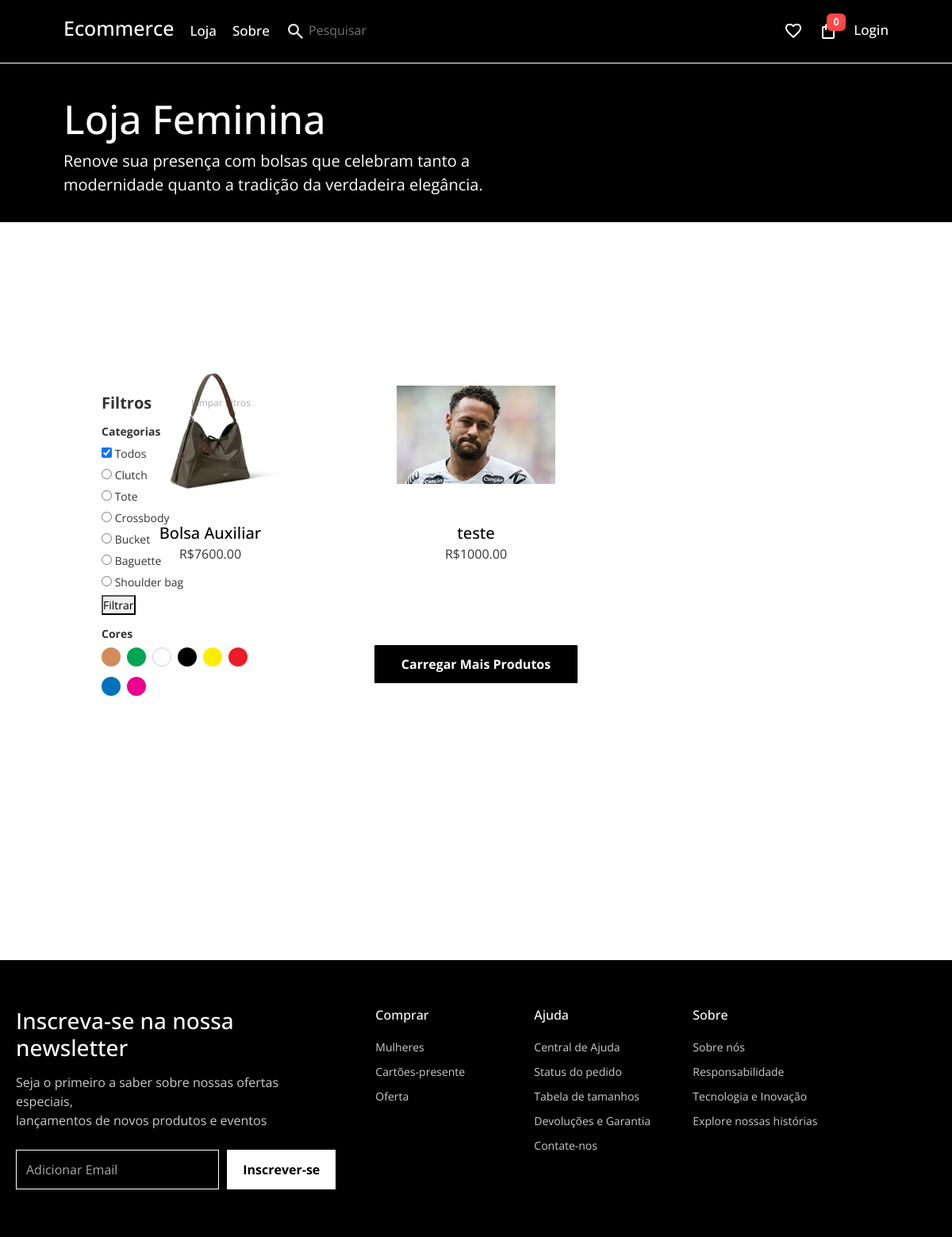
/produtos, run on an earlier commit of the app's database.
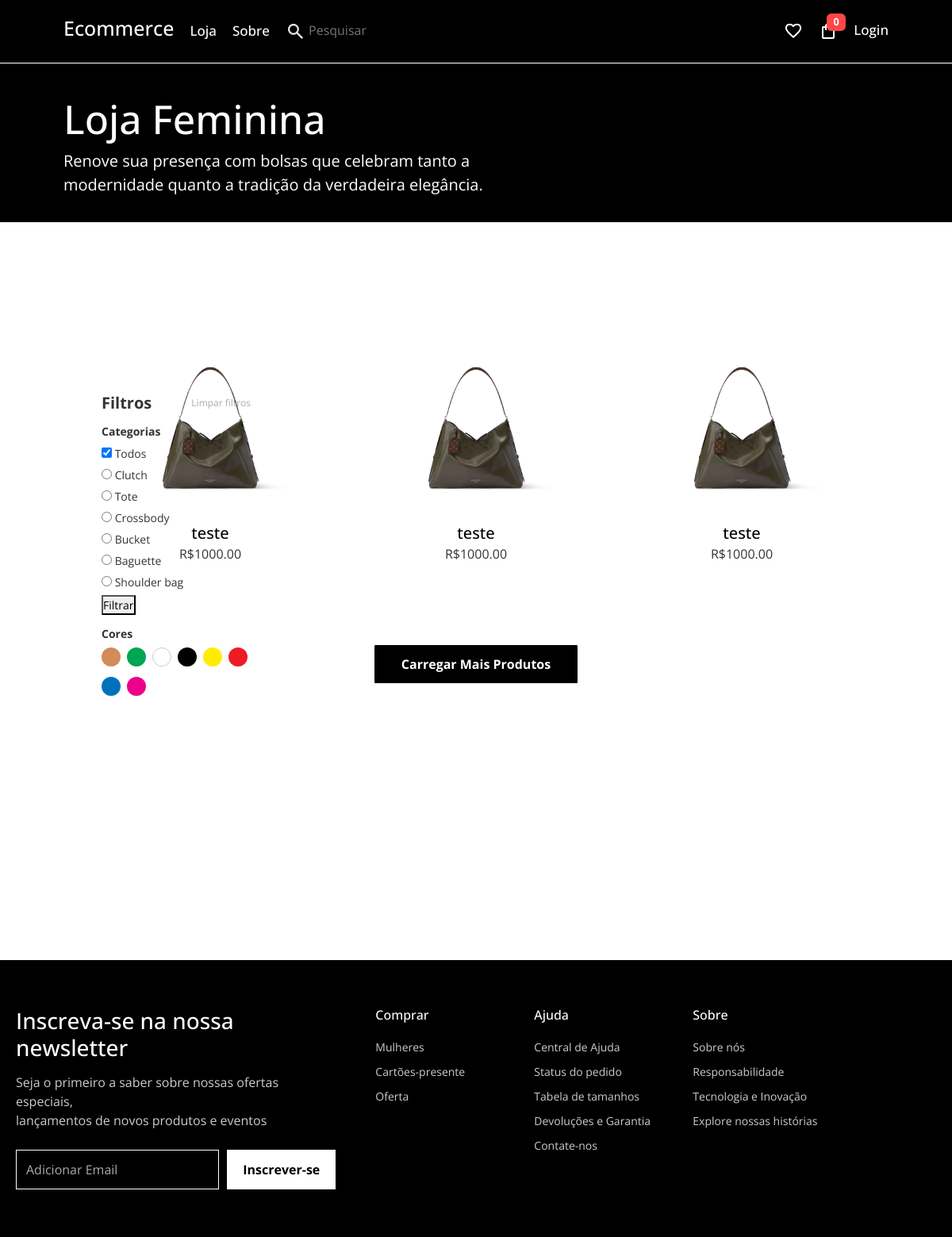
And on a later commit of the database.
### models.py (models this page shows)
class Produto(Base):
    __tablename__ = "produtos"
    id = Column("id_produto", Integer, primary_key = True, nullable = False)
    nome = Column("nome_produto", String(100), nullable = False)
    preco = Column("preco", DECIMAL, nullable = False)
    quantidade = Column("quantidade", Integer, nullable=False)
    categoria = Column("categoria", String(100))
    cor = Column("cor", String(45))
    imagem = Column("imagem", String(100), nullable=False)
    detalhe1 = Column("Detalhe1", String(100))
    detalhe2 = Column("Detalhe2", String(100))
    detalhe3 = Column("Detalhe3", String(100))
    detalhe4 = Column("Detalhe4", String(100))

### controllers.py (the view)
@router.get('/produtos', response_class=HTMLResponse)
async def listar(request: Request, offset: int = 0, limit: int = 6, categoria: str = None, db: Session = Depends(get_db)):
    payload = verificando_token(request)
    if payload:
        return RedirectResponse(url="/me/produtos", status_code=303)
    query = db.query(Produto) # consultar todos os produtos / economizar linha
    if categoria:
        query = query.filter(Produto.categoria == categoria)
    total_produtos = query.count()  # conta quantos produtos existem
    if offset >= total_produtos:
        offset = 0 # restarta offset
    produtos = query.offset(offset).limit(limit).all()
    proximo_offset = offset + limit
    if proximo_offset >= total_produtos:
        proximo_offset = 0
    if produtos:
        return templates.TemplateResponse('loja.html', {
            'request': request,
            'produtos': produtos,
            'categoria': categoria,
            'offset': proximo_offset,  # devolve o offset para o próximo clique
            'limit': limit
        })

### View/templates/loja.html (shortened to what this page needs)
<!DOCTYPE html>
<html lang="en">
<head>
    <link rel="stylesheet" href="{{url_for('static', path='Pasta_css/stytle_loja.css') }}">
    <link href="https://cdn.jsdelivr.net/npm/bootstrap@5.3.8/dist/css/bootstrap.min.css" rel="stylesheet"
>
</head>
<body>
    <main id="main">
        <header id="container_header">
            <div class="inline left-header">
                <a href="/"><h2>Ecommerce</h2></a>
                <a href="/produtos">Loja</a>
                <a href="/sobre">Sobre</a>
                <form action="">
                    <label for="pesquisar"><img class="icones" src="/static/uploads/icons_header/lupa.png" alt=""></label>
                    <input type="text" id="pesquisar" placeholder="Pesquisar">
                </form>
            </div>
            <div class="inline right-header">
                <a href=""><img src="/static/uploads/icons_header/coracao.png" alt=""></a>
                <a href="/meus-pedidos" class="carrinho-icon">
                    <img src="/static/uploads/icons_header/icon_carrinho.png" alt="">
                    <span id="contador-carrinho" class="badge">0</span>
                </a>
                <a href="/login">Login</a>
            </div>
        </header>
        <section id="container">
            <div class="fundo_preto">
                <div class="caixa_fundo_preto">
                    <h2  class="titulo">Loja Feminina</h2>
                    <p class="subtitulo">Renove sua presença com bolsas que celebram tanto a <br> modernidade quanto a tradição da verdadeira elegância.</p>
                </div>
            </div>
            <div class="produtos">
                <div class="categoria">
                    <div class="filtros">
                        <div class="filtros-header">
                            <h3>Filtros</h3>
                            <a href="#" class="limpar">Limpar filtros</a>
                        </div>
                        <div class="filtro-categorias">
                            <h4>Categorias</h4>
                            <form action="/produtos" method="get">
                              <label><input class="transparent" type="checkbox" checked> Todos</label>
                              <label><input type="radio" name="categoria" value="Clutch"> Clutch</label>
                              <label><input type="radio" name="categoria" value="Tote"> Tote</label>
                              <label><input type="radio" name="categoria" value="Crossbody"> Crossbody</label>
                              <label><input type="radio" name="categoria" value="Bucket"> Bucket</label>
                              <label><input type="radio" name="categoria" value="Baguette"> Baguette</label>
                              <label><input type="radio" name="categoria" value="Shoulder bag"> Shoulder bag</label>
                              <button type="submit">Filtrar</button>
                            </form>
                        </div>
                        <div class="filtro-cores">
                            <h4>Cores</h4>
                            <div class="cores">
                                <a href=""><span class="cor" style="background:#d28b59"></span></a>
                                <a href=""><span class="cor" style="background:#00a651"></span></a>
                                <a href=""><span class="cor" style="background:#fff; border:1px solid #ccc"></span></a>
                                <a href=""><span class="cor" style="background:#000"></span></a>
                                <a href=""><span class="cor" style="background:#ffed00"></span></a>
                                <a href=""><span class="cor" style="background:#ed1c24"></span></a>
                                <a href=""><span class="cor" style="background:#0072bc"></span></a>
                                <a href=""><span class="cor" style="background:#ec008c"></span></a>
                            </div>
                        </div>
                    </div>
                    <div class="grid">
                        {%for i in produtos%}
                            <div class="item">
                                <a href="/produto/{{i.id}}">
                                  <img src="/static/uploads/bolsas/{{i.imagem}}" alt="Sem foto">
                                </a>
                                <a href="/produto/{{i.id}}">
                                    <h3>{{i.nome}}</h3>
                                </a>
                                <p>R${{ '%.2f' % i.preco }}</p>
                            </div>
                        {%endfor%}
                    </div>
                    <div class="carregar_produtos">
                        {% if produtos %}
                            <a href="/produtos?offset={{ offset + limit }}&limit={{ limit }}{% if categoria %}&categoria={{ categoria }}{% endif %}" class="button_carregar_produtos">Carregar Mais Produtos</a>
                        {% endif %}
                    </div>
            </div>
        </section>
        <footer class="footer-newsletter">
            <div class="footer-container">
                <div class="newsletter-section">
                    <h2>Inscreva-se na nossa newsletter</h2>
                    <p>Seja o primeiro a saber sobre nossas ofertas especiais,<br>lançamentos de novos produtos e
                        eventos</p>
                    <form class="newsletter-form">
                        <input type="email" placeholder="Adicionar Email" required>
                        <button type="submit">Inscrever-se</button>
                    </form>
                </div>
                <div class="footer-links">
                    <div class="footer-column">
                        <h3>Comprar</h3>
                        <a href="#">Mulheres</a>
                        <a href="#">Cartões-presente</a>
                        <a href="#">Oferta</a>
                    </div>
                    <div class="footer-column">
                        <h3>Ajuda</h3>
                        <a href="#">Central de Ajuda</a>
                        <a href="#">Status do pedido</a>
                        <a href="#">Tabela de tamanhos</a>
                        <a href="#">Devoluções e Garantia</a>
                        <a href="#">Contate-nos</a>
                    </div>
                    <div class="footer-column">
                        <h3>Sobre</h3>
                        <a href="#">Sobre nós</a>
                        <a href="#">Responsabilidade</a>
                        <a href="#">Tecnologia e Inovação</a>
                        <a href="#">Explore nossas histórias</a>
                    </div>
                </div>
            </div>
        </footer>
    </main>
</body>
</html>

### static/Pasta_css/stytle_loja.css (style rules this page uses)
* { margin: 0; padding: 0; font-family: "Open Sans", sans-serif; }
#container_header { position: relative; margin: 0 auto; width: 100%; height: 80px; padding: 15px; background-color: #000; border-bottom: 1px solid #fff; }
.inline { display: flex; flex-direction: row; gap: 25px; }
.left-header { position: absolute; top: 15px; left: 80px; display: flex; align-items: center; gap: 20px; }
.left-header h2 { font-size: 25px; line-height: 1.6; color: white; }
.left-header a { font-size: 17px; text-decoration: none; font-weight: 500; color: white; }
#pesquisar { background-color: transparent; border: none; color: white; }
.right-header { position: absolute; top: 25px; right: 80px; display: flex; align-items: center; gap: 20px; }
.right-header a { font-size: 17px; text-decoration: none; font-weight: 500; color: white; }
.icones { width: 25px; }
.titulo { color: white; font-size: 50px; }
.subtitulo { color: white; font-size: 20px; }
.fundo_preto { height: 25vh; background-color: #000; left: 50px; }
.produtos { min-height: auto; padding: 40px 0; }
.caixa_fundo_preto { position: absolute; left: 80px; top: 120px; }
.grid { display: grid; grid-template-columns: repeat(3, 1fr); gap: 5px; max-width: 1000px; margin: 0 auto; position: relative; bottom: 300px; }
.item { text-align: center; padding: 0; margin: 0; }
.item img { width: 100%; max-width: 200px; height: 220px; object-fit: contain; margin: 0 auto 2px; display: block; }
.item h3 { font-size: 20px; color: #000; margin: 0; line-height: 1.2; transition: all 1s; }
.item p { font-size: 16px; padding: 5px; color: #333; margin: 0; line-height: 1.2; }
.item a { text-decoration: none; }
.categoria { height: 850px; width: 100%; }
.carregar_produtos { display: flex; align-items: center; justify-content: center; }
.button_carregar_produtos { text-decoration: none; text-align: center; padding: 12px 34px; background-color: #000000; color: #ffffff; border-radius: 1px; font-size: 16px; font-weight: 700; cursor: pointer; transition: all linear 0.3s; position: relative; bottom: 200px; }
.filtros { width: 220px; padding: 16px; background: #ffffff; font-family: Arial, sans-serif; font-size: 14px; color: #333; display: flex; flex-direction: column; position: relative; top: 10rem; left: 7rem; }
.filtros-header { display: flex; justify-content: space-between; align-items: center; }
.filtros-header h3 { margin: 0; font-size: 20px; font-weight: bold; }
.limpar { font-size: 12px; color: #aaa; text-decoration: none; }
.filtro-categorias, .filtro-cores { margin-top: 16px; }
.filtro-categorias h4, .filtro-cores h4 { font-size: 14px; font-weight: bold; margin-bottom: 8px; }
.filtro-categorias label { display: block; margin-bottom: 6px; }
.cores { display: flex; flex-wrap: wrap; gap: 8px; }
.cor { width: 24px; height: 24px; border-radius: 50%; display: inline-block; cursor: pointer; }
.footer-newsletter { background-color: #000; color: #fff; padding: 60px 20px; }
.footer-container { max-width: 1200px; margin: 0 auto; display: flex; gap: 50px; flex-wrap: wrap; justify-content: space-between; }
.newsletter-section { flex: 1 1 300px; }
.newsletter-section h2 { font-size: 28px; margin-bottom: 15px; }
.newsletter-section p { font-size: 16px; opacity: 0.8; margin-bottom: 25px; line-height: 1.5; }
.newsletter-form { display: flex; flex-wrap: wrap; gap: 10px; }
.newsletter-form input { flex: 1 1 250px; padding: 12px; border: 1px solid #fff; background-color: transparent; color: #fff; }
.newsletter-form input::placeholder { color: #aaa; }
.newsletter-form button { padding: 12px 20px; background-color: #fff; color: #000; border: none; font-weight: bold; cursor: pointer; transition: background-color 0.3s; }
.footer-links { display: flex; gap: 50px; flex: 2 1 500px; flex-wrap: wrap; }
.footer-column { display: flex; flex-direction: column; gap: 10px; min-width: 150px; }
.footer-column h3 { font-size: 16px; margin-bottom: 10px; }
.footer-column a { color: #ccc; text-decoration: none; font-size: 14px; transition: color 0.2s; }
.carrinho-icon { position: relative; display: inline-block; font-size: 24px; cursor: pointer; }
.badge { position: absolute; top: -8px; right: -10px; background: #ff4747; color: white; border-radius: 50%; padding: 2px 6px; font-size: 12px; font-weight: bold; min-width: 20px; text-align: center; }

What changed in the data, as far as the page shows it:
removed Produto: imagem (picture), nome "Bolsa Auxiliar", preco "7600.00"
removed Produto: imagem (picture), nome "teste", preco "1000.00"
added Produto: imagem (picture), nome "teste", preco "1000.00"
added Produto: imagem (picture), nome "teste", preco "1000.00"
added Produto: imagem (picture), nome "teste", preco "1000.00"
